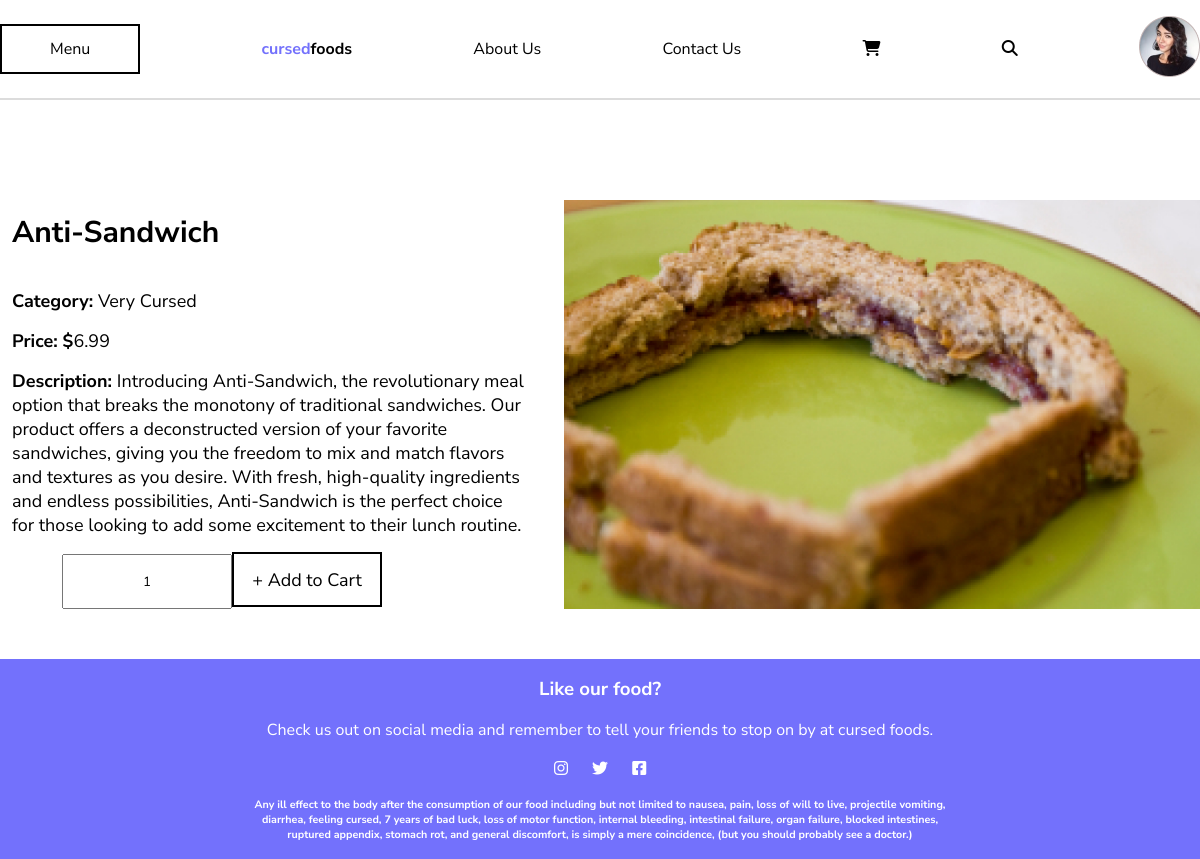
/menu-details.php?id=11, run on the app's committed database.
### tables this page shows
CREATE TABLE `items` (
  `item_id` int(11) NOT NULL,
  `category_id` int(11) NOT NULL,
  `date_added` date DEFAULT NULL,
  `item_name` varchar(250) NOT NULL,
  `item_price` decimal(10,2) NOT NULL,
  `description` varchar(500) NOT NULL,
  `image` varchar(100) NOT NULL
);

CREATE TABLE `categories` (
  `category_id` int(11) NOT NULL,
  `category_name` varchar(250) NOT NULL
);

### menu-details.php (the view, shortened to what this page needs)
<?php
include 'includes/header.php';
include 'includes/database.php';
$item_id = filter_input(INPUT_GET, 'id', FILTER_SANITIZE_NUMBER_INT);
$sql = "
SELECT i.item_id, i.item_name, i.item_price, i.description, i.image, c.category_name
FROM items as i
INNER JOIN categories as c
ON i.category_id = c.category_id
WHERE i.item_id = $item_id
";
$query = $conn->query($sql);
?>
<section class="details">
        <?php
        while (($row = $query->fetch_assoc()) !== null) {
            echo "<div class='item-desc'>";
            echo "<h1 id='detailHeader'>", $row['item_name'], "</h1>";
            echo "<p class='category'><span>Category: </span>", $row['category_name'], "</p>";
            echo "<p class='price'><span>Price: </span><span>$</span>", $row['item_price'], "</p>";
            echo "<p class='desc'>";
            echo "<span>Description: </span>", $row['description'], "</p>";
            echo "<div class='item-quantity'>";
            echo "<form action='addtocart.php?id=5' method='get'>";
            echo "<input class='item-number' name='qty' type='number' value='1' />";
            echo "<button class='addBtn' type='submit'>+ Add to Cart</button>";
            echo "</form>";
            echo "</div>";
            echo "</div>";
            echo "<img src='images/", $row['image'], "' alt='' />";
          }
        ?>
</section>
<?php
include 'includes/footer.php'
?>

### css/styles.css (style rules this page uses)
* { margin: 0; padding: 0; box-sizing: border-box; }
html, body { height: 100%; }
.details { display: flex; justify-content: space-between; margin-top: 100px; }
.item-desc { width: 45%; padding: 12px; position: relative; }
#detailHeader { font-size: 30px; margin-bottom: 36px; }
.item-desc span { font-weight: bolder; }
.item-desc p { font-size: 18px; }
.category { margin-bottom: 16px; }
.price { margin-bottom: 16px; }
.desc { margin-bottom: 60px; }
.details img { width: 53%; min-height: 400px; object-fit: cover; }
.item-quantity { position: absolute; bottom: 0; display: flex; align-items: center; }
.addBtn { width: 150px; height: 55px; border: 2px solid black; background-color: transparent; cursor: pointer; font-size: 18px; font-family: 'Nunito Sans', sans-serif; }
.item-number { height: 55px; text-align: center; font-family: 'Nunito Sans', sans-serif; margin-left: 50px; padding-left: 15px; }

### data on the page
items: item_name "Anti-Sandwich", category.category_name "Very Cursed", item_price "6.99", description "Introducing Anti-Sandwich, the revolutionary meal option that breaks the monotony of traditional sandwiches. Our product offers a deconstructed version of your favorite sandwiches, giving you the freedom to mix and match flavors and textures as you desire. With fresh, high-quality ingredients and endless possibilities, Anti-Sandwich is the perfect choice for those looking to add some excitement to their lunch routine.", image (picture)
